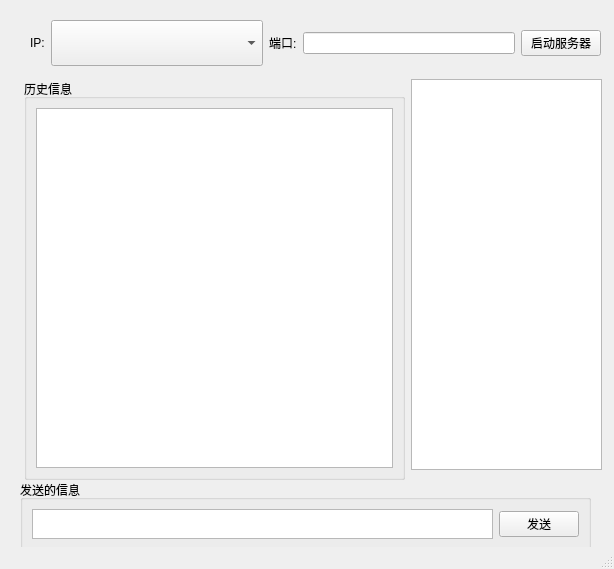
<?xml version="1.0" encoding="UTF-8"?>
<ui version="4.0">
 <class>MainWindow</class>
 <widget class="QMainWindow" name="MainWindow">
  <property name="geometry">
   <rect>
    <x>0</x>
    <y>0</y>
    <width>614</width>
    <height>569</height>
   </rect>
  </property>
  <property name="sizePolicy">
   <sizepolicy hsizetype="Preferred" vsizetype="Fixed">
    <horstretch>0</horstretch>
    <verstretch>0</verstretch>
   </sizepolicy>
  </property>
  <property name="windowTitle">
   <string>MainWindow</string>
  </property>
  <widget class="QWidget" name="centralwidget">
   <widget class="QWidget" name="widget" native="true">
    <property name="geometry">
     <rect>
      <x>30</x>
      <y>20</y>
      <width>571</width>
      <height>46</height>
     </rect>
    </property>
    <property name="sizePolicy">
     <sizepolicy hsizetype="Expanding" vsizetype="Fixed">
      <horstretch>0</horstretch>
      <verstretch>0</verstretch>
     </sizepolicy>
    </property>
    <layout class="QHBoxLayout" name="horizontalLayout">
     <item>
      <widget class="QLabel" name="ip">
       <property name="text">
        <string>IP:</string>
       </property>
      </widget>
     </item>
     <item>
      <widget class="QComboBox" name="ipBox">
       <property name="sizePolicy">
        <sizepolicy hsizetype="Expanding" vsizetype="Expanding">
         <horstretch>0</horstretch>
         <verstretch>0</verstretch>
        </sizepolicy>
       </property>
      </widget>
     </item>
     <item>
      <widget class="QLabel" name="label">
       <property name="text">
        <string>端口:</string>
       </property>
      </widget>
     </item>
     <item>
      <widget class="QLineEdit" name="port"/>
     </item>
     <item>
      <widget class="QPushButton" name="setListen">
       <property name="text">
        <string>启动服务器</string>
       </property>
      </widget>
     </item>
    </layout>
   </widget>
   <widget class="QWidget" name="widget_2" native="true">
    <property name="geometry">
     <rect>
      <x>15</x>
      <y>70</y>
      <width>591</width>
      <height>411</height>
     </rect>
    </property>
    <widget class="QListWidget" name="listWidget">
     <property name="geometry">
      <rect>
       <x>396</x>
       <y>9</y>
       <width>191</width>
       <height>391</height>
      </rect>
     </property>
     <property name="sizePolicy">
      <sizepolicy hsizetype="Preferred" vsizetype="Preferred">
       <horstretch>0</horstretch>
       <verstretch>0</verstretch>
      </sizepolicy>
     </property>
     <property name="maximumSize">
      <size>
       <width>500</width>
       <height>16777215</height>
      </size>
     </property>
    </widget>
    <widget class="QGroupBox" name="g2">
     <property name="geometry">
      <rect>
       <x>9</x>
       <y>9</y>
       <width>381</width>
       <height>401</height>
      </rect>
     </property>
     <property name="sizePolicy">
      <sizepolicy hsizetype="Expanding" vsizetype="Expanding">
       <horstretch>0</horstretch>
       <verstretch>0</verstretch>
      </sizepolicy>
     </property>
     <property name="title">
      <string>历史信息</string>
     </property>
     <layout class="QVBoxLayout" name="verticalLayout">
      <item>
       <widget class="QTextEdit" name="record">
        <property name="sizePolicy">
         <sizepolicy hsizetype="Expanding" vsizetype="Expanding">
          <horstretch>0</horstretch>
          <verstretch>0</verstretch>
         </sizepolicy>
        </property>
       </widget>
      </item>
     </layout>
    </widget>
   </widget>
   <widget class="QGroupBox" name="groupBox">
    <property name="geometry">
     <rect>
      <x>20</x>
      <y>480</y>
      <width>571</width>
      <height>71</height>
     </rect>
    </property>
    <property name="sizePolicy">
     <sizepolicy hsizetype="Fixed" vsizetype="Fixed">
      <horstretch>0</horstretch>
      <verstretch>0</verstretch>
     </sizepolicy>
    </property>
    <property name="title">
     <string>发送的信息</string>
    </property>
    <layout class="QHBoxLayout" name="horizontalLayout_3">
     <item>
      <widget class="QPlainTextEdit" name="msg">
       <property name="sizePolicy">
        <sizepolicy hsizetype="Minimum" vsizetype="Fixed">
         <horstretch>0</horstretch>
         <verstretch>0</verstretch>
        </sizepolicy>
       </property>
      </widget>
     </item>
     <item>
      <widget class="QPushButton" name="sendMsg">
       <property name="sizePolicy">
        <sizepolicy hsizetype="Fixed" vsizetype="Fixed">
         <horstretch>0</horstretch>
         <verstretch>0</verstretch>
        </sizepolicy>
       </property>
       <property name="text">
        <string>发送</string>
       </property>
       <property name="autoDefault">
        <bool>true</bool>
       </property>
      </widget>
     </item>
    </layout>
   </widget>
  </widget>
  <widget class="QStatusBar" name="statusBar"/>
 </widget>
 <resources/>
 <connections/>
</ui>
